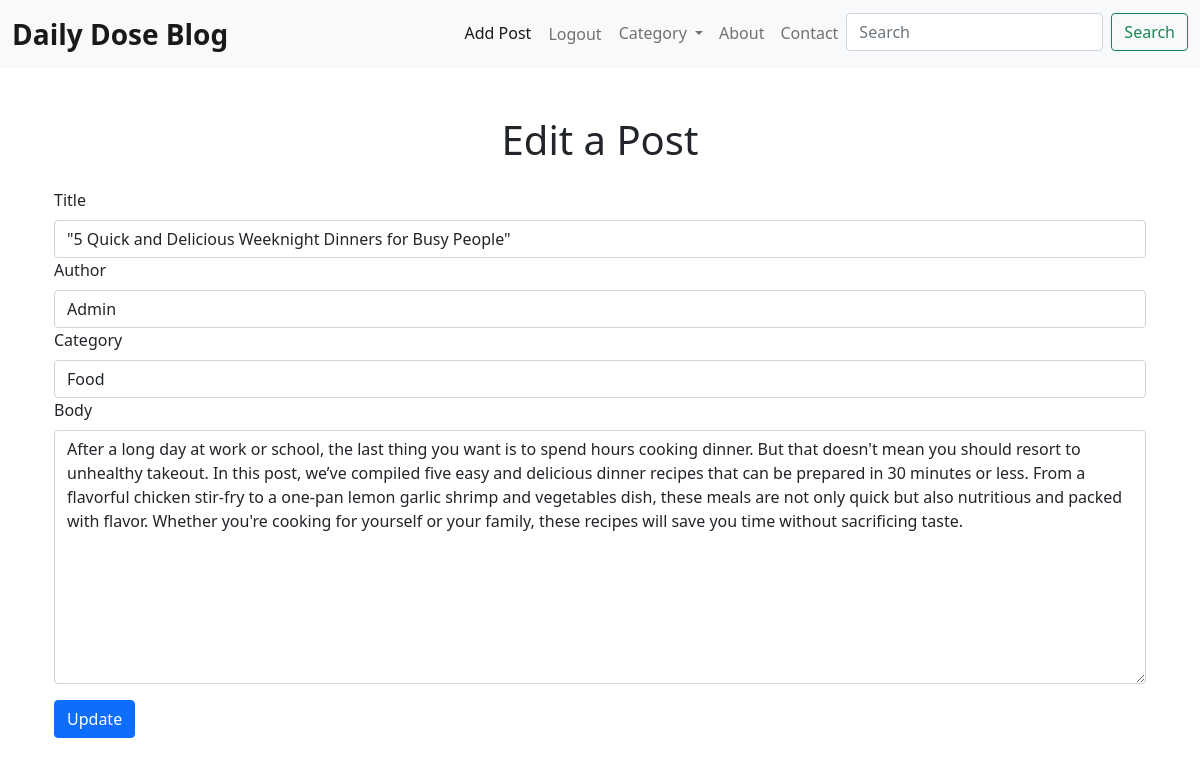
The app's page /post/5/edit/ (signed in) with its own data.
### blogapp/models.py (models this page shows, shortened)
class Post(models.Model):
    title = models.CharField(max_length = 255)
    author = models.ForeignKey(User, on_delete=models.CASCADE)
    category = models.ForeignKey(Category, on_delete=models.SET_NULL, null=True)
    body = models.TextField()
    published_date = models.DateField(auto_now_add=True)

### blogapp/views.py (the view)
# urls.py: path('post/<int:pk>/edit/', Update_view.as_view(), name = 'update_post_view'),
class Update_view(UpdateView):
    model = Post
    template_name = 'blogapp/html/updatepost.html'
    fields = ['title', 'author', 'category','body', ]

### blogapp/models.py (called while the page is built)
    def __str__ (self):
        return self.name

### templates/blogapp/html/updatepost.html (shortened to what this page needs)
{% extends 'blogapp/html/base.html' %}
{% load widget_tweaks %}
{% block content %}
    {% if user.is_authenticated %}
    <div class="container mt-5">
        <h1 class="mb-4 text-center">Edit a Post</h1>
        <form method="POST">
            <div class="form-group">
                <label for="{{ form.title.id_for_label }}" class="form-label">Title</label>
                {{ form.title|add_class:"form-control" }}
            </div>
            <div class="form-group">
                <label for="{{ form.author.id_for_label }}" class="form-label">Author</label>
                {{ form.author|add_class:"form-control" }}
            </div>
            <div class="form-group">
                <label for="{{ form.category.id_for_label }}" class="form-label">Category</label>
                {{ form.category|add_class:"form-control" }}
            </div>
            <div class="form-group">
                <label for="{{ form.body.id_for_label }}" class="form-label">Body</label>
                {{ form.body|add_class:"form-control" }}
            </div>
            <button type="submit" class="btn btn-primary btn-block mt-3">Update</button>
        </form>
    </div>
    {% else %}
    <div class="d-flex justify-content-center align-items-center" style = "height: 80vh;">
        <strong>You have been logged out.</strong><br>
        <h2>404 Error</h2>
    </div>
    {% endif %}
{% endblock content %}

### records on screen
Post: title "\"5 Quick and Delicious Weeknight Dinners for Busy People\"", author "Admin", category "Food", body "After a long day at work or school, the last thing you want is to spend hours cooking dinner. But that doesn't mean you should resort to unhealthy takeout. In this post, we’ve compiled five easy and delicious dinner recipes that can be prepared in 30 minutes or less. From a flavorful chicken stir-fry to a one-pan lemon garlic shrimp and vegetables dish, these meals are not only quick but also nutritious and packed with flavor. Whether you're cooking for yourself or your family, these recipes will save you time without sacrificing taste."
